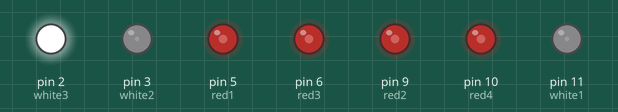
Simulated run of this sketch. Board: Arduino Uno, built with avr-gcc and run on an emulated ATmega328P. Shown: output pins drawn as LEDs (lit = HIGH).

Above: at 0.1 s.
Timing chart, 0 to 1.6 s (numbered marks = the images above):
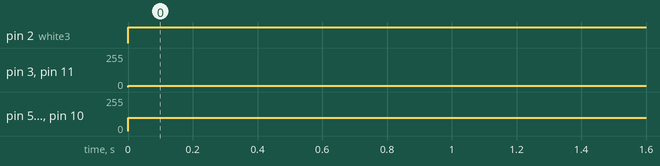

Measured:
- by itself, pin 2 (white3): LOW → HIGH at 0.00 s
- by itself, pin 3 (white2), pin 11 (white1): 0/255 → 10/255 at 0.00 s
- by itself, pin 5 (red1), pin 6 (red3), pin 9 (red2), pin 10 (red4): 0/255 → 100/255 at 0.00 s

The sketch:

ALL.ino
```cpp
const int red1 = 5;
const int red2 = 9;
const int red3 = 6;
const int red4 = 10;
const int white1 = 11;
const int white2 = 3;
const int white3 = 2;

void setup() {
  pinMode(red1, OUTPUT);
  pinMode(red2, OUTPUT);
  pinMode(red3, OUTPUT);
  pinMode(red4, OUTPUT);
  pinMode(white1, OUTPUT);
  pinMode(white2, OUTPUT);
  pinMode(white3, OUTPUT);
}

void loop() {
  analogWrite(red1, 100);
  analogWrite(red2, 100);
  analogWrite(red3, 100);
  analogWrite(red4, 100);
  analogWrite(white1, 10);
  analogWrite(white2, 10);
  digitalWrite(white3, HIGH);
}
```
